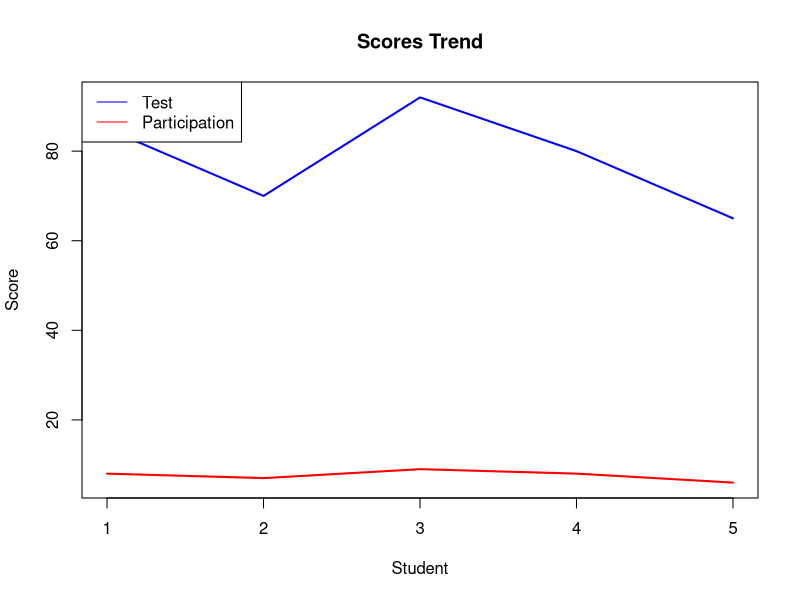
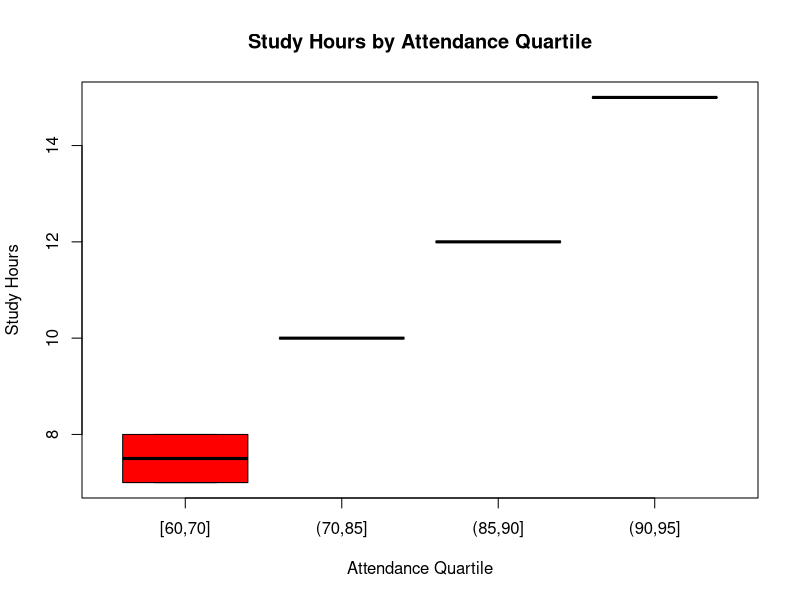
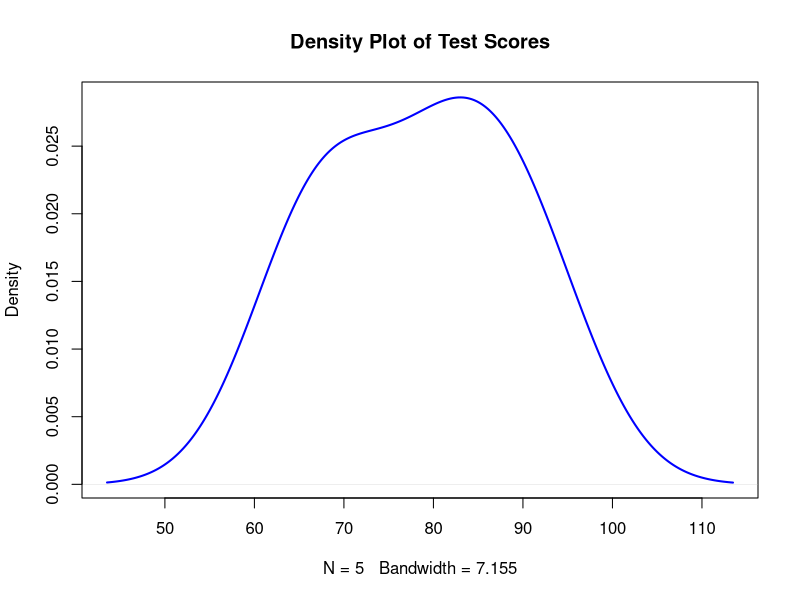

R code for these plots, in order:
Age <- c(19,21,20,22,23)
Study_Hours <- c(12,8,15,10,7)
Attendance <- c(90,70,95,85,60)
Test_Score <- c(85,70,92,80,65)
Participation_Score <- c(8,7,9,8,6)

# 1. Stacked Area Chart
matplot(cbind(Test_Score,
              Participation_Score),
        type="l",
        lwd=2,
        lty=1,
        col=c("blue","red"),
        main="Scores Trend",
        xlab="Student",
        ylab="Score")

legend("topleft",
       legend=c("Test","Participation"),
       col=c("blue","red"),
       lty=1)

# 2. Boxplot
quartile <- cut(Attendance,
                breaks=quantile(Attendance,
                                probs=seq(0,1,0.25)),
                include.lowest=TRUE)

boxplot(Study_Hours~quartile,
        col=rainbow(4),
        main="Study Hours by Attendance Quartile",
        xlab="Attendance Quartile",
        ylab="Study Hours")

# 3. Density Plot
plot(density(Test_Score),
     col="blue",
     lwd=2,
     main="Density Plot of Test Scores")
